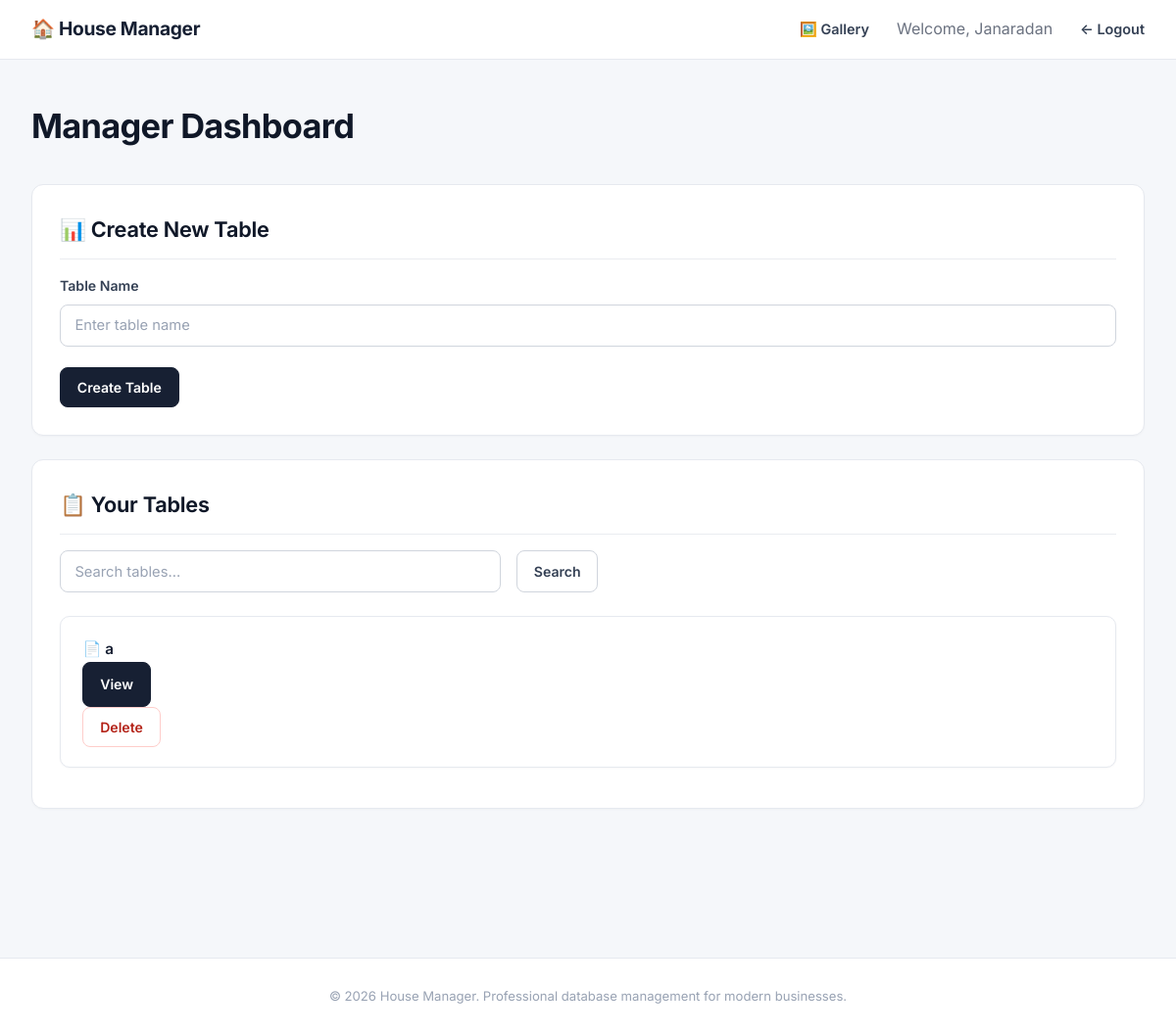
The page /dashboard (signed in) on the database as committed earlier.
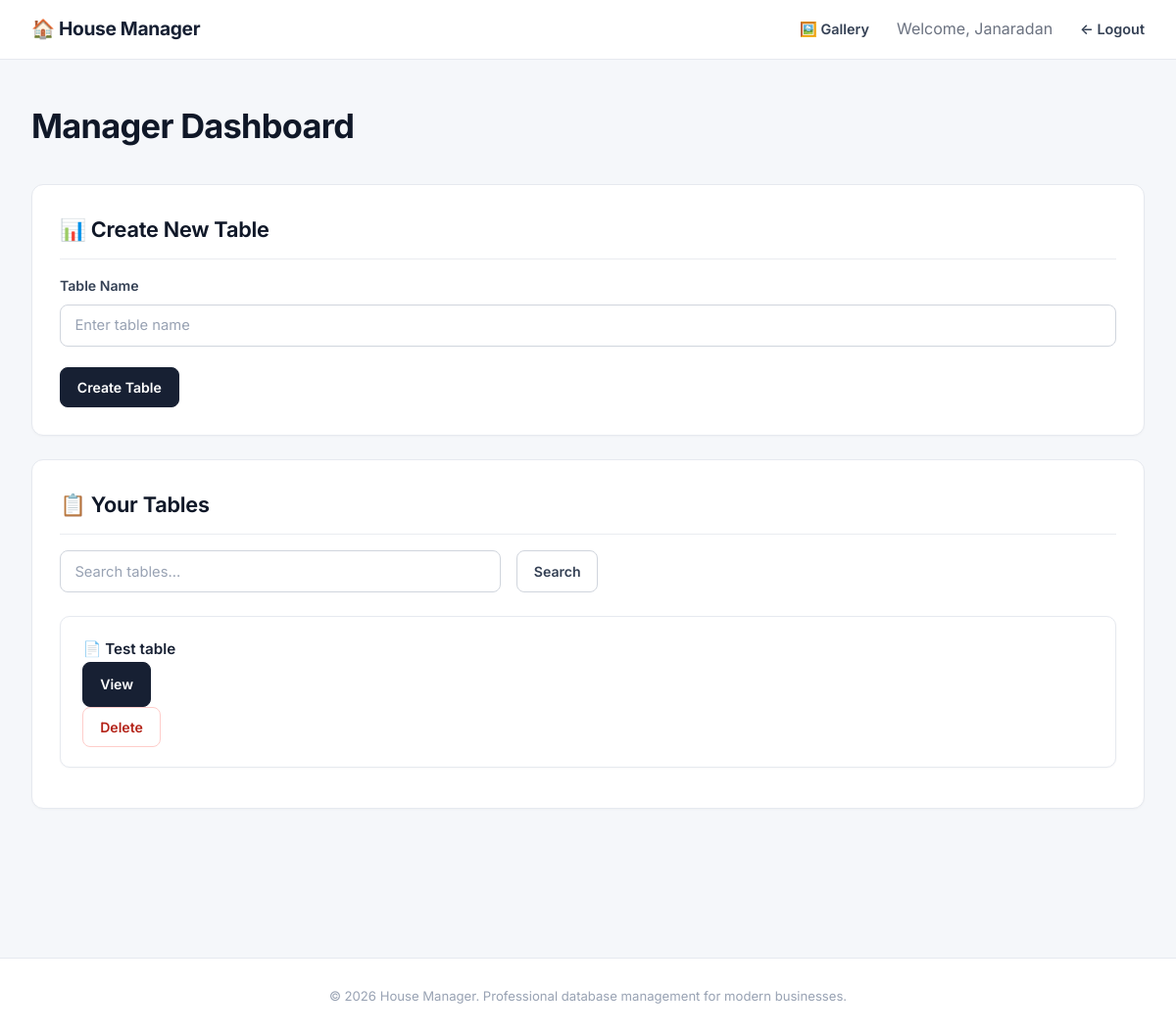
The same page on the database as committed later.
### tables this page shows
CREATE TABLE tables(
            id INTEGER PRIMARY KEY AUTOINCREMENT,
            name TEXT,
            manager_id INTEGER
        );

### app.py (the view)
@app.route("/dashboard")
def dashboard():
    login_check = require_login()
    if login_check:
        return login_check
    manager_id = get_current_manager_id()
    q = request.args.get("q", "")
    db = get_db()
    if q:
        tables = db.execute(
            "SELECT * FROM tables WHERE manager_id=? AND name LIKE ?",
            (manager_id, f"%{q}%"),
        ).fetchall()
    else:
        tables = db.execute(
            "SELECT * FROM tables WHERE manager_id=?",
            (manager_id,),
        ).fetchall()
    return render_template("dashboard.html", tables=tables, q=q)

### app.py (called while the page is built)
def get_db():
    db_path = os.path.join(os.getcwd(), "database.db")
    conn = sqlite3.connect(db_path)
    conn.row_factory = sqlite3.Row
    return conn

def get_current_manager_id():
    return session.get("manager_id")

def require_login():
    if not get_current_manager_id():
        return redirect("/manager")
    return None

@app.before_request
def _start_background_tasks():
    global background_thread_started
    if not background_thread_started:
        start_auto_update_thread()
        background_thread_started = True

### templates/dashboard.html (shortened to what this page needs)
<!DOCTYPE html>
<html lang="en">
<head>
    <link rel="stylesheet" href="{{ url_for('static', filename='style.css') }}">
</head>
<body>
    <header class="header">
        <nav class="nav-container">
            <a href="/" class="logo">🏠 House Manager</a>
            <div class="nav-links">
                <a href="/gallery" class="back-link">🖼️ Gallery</a>
                <span style="color: #6b7280;">Welcome, {{ session.get('username', 'Manager') }}</span>
                <a href="/logout" class="back-link">← Logout</a>
            </div>
        </nav>
    </header>
    <main class="main-content">
        <h1>Manager Dashboard</h1>
        <div class="card">
            <h2>📊 Create New Table</h2>
            <form action="/create_table" method="post">
                <div class="form-group">
                    <label for="table-name">Table Name</label>
                    <input id="table-name" name="name" placeholder="Enter table name" required>
                </div>
                <button type="submit" class="btn btn-primary">Create Table</button>
            </form>
        </div>
        <div class="card">
            <h2>📋 Your Tables</h2>
            <div class="search-bar">
                <form method="get" action="/dashboard" style="display: flex; gap: 1rem; width: 100%;">
                    <input name="q" placeholder="Search tables..." value="{{ q or '' }}">
                    <button type="submit" class="btn btn-secondary">Search</button>
                </form>
            </div>
            {% if tables %}
            <ul class="table-list">
                {% for table in tables %}
                <li>
                    <div class="table-row">
                        <a class="table-link" href="/table/{{table.id}}">
                            📄 {{table.name}}
                        </a>
                        <div class="actions">
                            <a href="/table/{{table.id}}" class="btn btn-primary">View</a>
                            <form class="inline-form" action="/delete_table/{{table.id}}" method="post" onsubmit="return confirm('Delete table &quot;{{table.name}}&quot;? This action cannot be undone.');">
                                <button type="submit" class="btn btn-danger">Delete</button>
                            </form>
                        </div>
                    </div>
                </li>
                {% endfor %}
            </ul>
            {% else %}
            <div class="text-center" style="padding: 2rem; color: #6b7280;">
                <p>No tables found. Create your first table above!</p>
            </div>
            {% endif %}
        </div>
    </main>
    <footer class="footer">
        <div class="footer-content">
            <p>&copy; 2026 House Manager. Professional database management for modern businesses.</p>
        </div>
    </footer>
</body>
</html>

Rows that differ between the two databases and show on the page:
changed tables: name "a" → "Test table"
